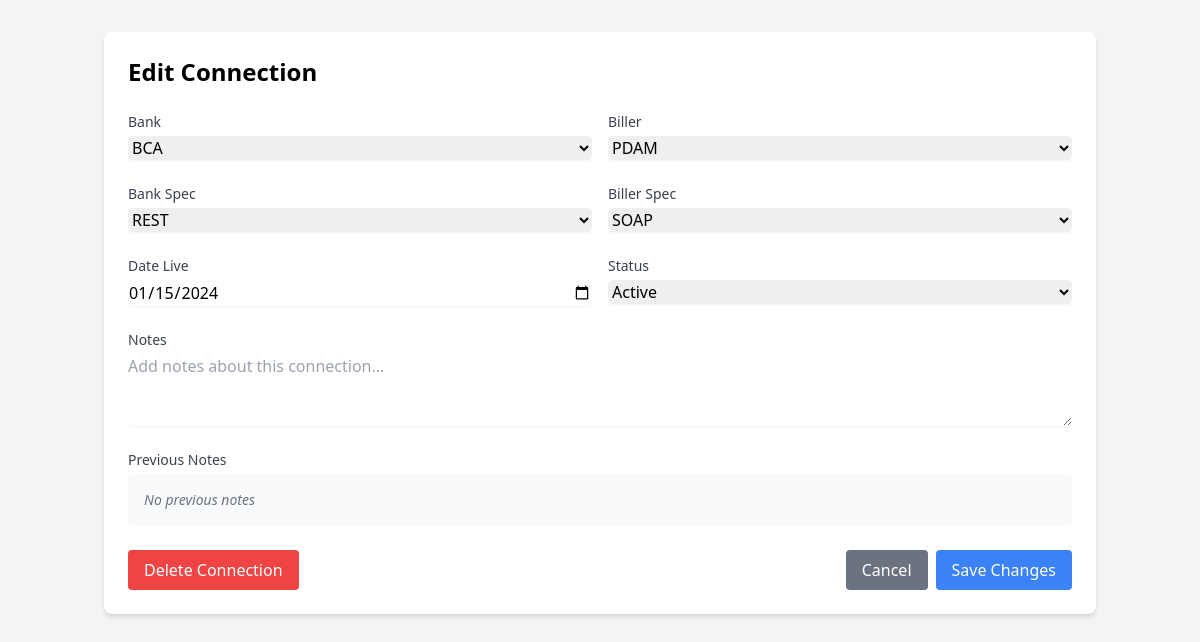
The page /edit_connection.php?id=1 (signed in) on the database its author committed.
### tables this page shows
CREATE TABLE `prima_data` (
    `id` int(11) NOT NULL AUTO_INCREMENT,
    `bank_id` int(11) NOT NULL,
    `biller_id` int(11) NOT NULL,
    `bank_spec_id` int(11) NOT NULL,
    `biller_spec_id` int(11) NOT NULL,
    `date_live` date NOT NULL,
    `status` enum('active','inactive') NOT NULL DEFAULT 'active',
    `notes` TEXT DEFAULT NULL,
    `created_by` INT NOT NULL,
    `updated_by` INT NOT NULL,
    `created_at` TIMESTAMP DEFAULT CURRENT_TIMESTAMP,
    `updated_at` TIMESTAMP DEFAULT CURRENT_TIMESTAMP ON UPDATE CURRENT_TIMESTAMP,
    PRIMARY KEY (`id`),
    FOREIGN KEY (bank_id) REFERENCES banks(id),
    FOREIGN KEY (biller_id) REFERENCES billers(id),
    FOREIGN KEY (bank_spec_id) REFERENCES specs(id),
    FOREIGN KEY (biller_spec_id) REFERENCES specs(id),
    FOREIGN KEY (created_by) REFERENCES users(id),
    FOREIGN KEY (updated_by) REFERENCES users(id)
);

CREATE TABLE `banks` (
    `id` int(11) NOT NULL AUTO_INCREMENT,
    `name` varchar(255) NOT NULL,
    `spec_id` INT NOT NULL,
    `created_by` INT NOT NULL,
    `created_at` TIMESTAMP DEFAULT CURRENT_TIMESTAMP,
    PRIMARY KEY (`id`),
    FOREIGN KEY (spec_id) REFERENCES specs(id),
    FOREIGN KEY (created_by) REFERENCES users(id)
);

CREATE TABLE `billers` (
    `id` int(11) NOT NULL AUTO_INCREMENT,
    `name` varchar(255) NOT NULL,
    `spec_id` INT NOT NULL,
    `created_by` INT NOT NULL,
    `created_at` TIMESTAMP DEFAULT CURRENT_TIMESTAMP,
    PRIMARY KEY (`id`),
    FOREIGN KEY (spec_id) REFERENCES specs(id),
    FOREIGN KEY (created_by) REFERENCES users(id)
);

CREATE TABLE `specs` (
    `id` int(11) NOT NULL AUTO_INCREMENT,
    `name` varchar(255) NOT NULL,
    `created_by` INT NOT NULL,
    `created_at` TIMESTAMP DEFAULT CURRENT_TIMESTAMP,
    PRIMARY KEY (`id`),
    FOREIGN KEY (created_by) REFERENCES users(id)
);

### public/edit_connection.php (the view, shortened to what this page needs)
<?php
$database = new Database();
$pdo = $database->getConnection();
$id = $_GET['id'] ?? 0;
$stmt = $pdo->prepare("SELECT pd.*,
    b.name as bank_name,
    bl.name as biller_name,
    bs.name as bank_spec_name,
    bls.name as biller_spec_name
    FROM prima_data pd
    LEFT JOIN banks b ON pd.bank_id = b.id
    LEFT JOIN billers bl ON pd.biller_id = bl.id
    LEFT JOIN specs bs ON pd.bank_spec_id = bs.id
    LEFT JOIN specs bls ON pd.biller_spec_id = bls.id
    WHERE pd.id = ?");
$stmt->execute([$id]);
$connection = $stmt->fetch(PDO::FETCH_ASSOC);
$banks = $pdo->query("SELECT * FROM banks ORDER BY name")->fetchAll(PDO::FETCH_ASSOC);
$billers = $pdo->query("SELECT * FROM billers ORDER BY name")->fetchAll(PDO::FETCH_ASSOC);
$specs = $pdo->query("SELECT * FROM specs ORDER BY name")->fetchAll(PDO::FETCH_ASSOC);
?>
<!DOCTYPE html>
<html lang="en">
<head>
    <link href="https://cdn.jsdelivr.net/npm/tailwindcss@2.2.19/dist/tailwind.min.css" rel="stylesheet">
</head>
<body class="bg-gray-100">
    <div class="container mx-auto px-4 py-8">
        <div class="bg-white rounded-lg shadow-md p-6">
            <h2 class="text-2xl font-bold mb-6">Edit Connection</h2>
            <form id="editConnectionForm" method="POST" class="space-y-6">
                <div class="grid grid-cols-2 gap-4">
                    <div>
                        <label class="block text-sm font-medium text-gray-700">Bank</label>
                        <select name="bank_id"
                                id="bank_id"
                                onchange="fetchBankSpecs(this.value)"
                                class="mt-1 block w-full rounded-md border-gray-300 shadow-sm"
                                required>
                            <?php foreach ($banks as $bank): ?>
                                <option value="<?php echo $bank['id']; ?>"
                                    <?php echo $bank['id'] == $connection['bank_id'] ? 'selected' : ''; ?>>
                                    <?php echo htmlspecialchars($bank['name']); ?>
                                </option>
                            <?php endforeach; ?>
                        </select>
                    </div>
                    <div>
                        <label class="block text-sm font-medium text-gray-700">Biller</label>
                        <select name="biller_id"
                                id="biller_id"
                                onchange="fetchBillerSpecs(this.value)"
                                class="mt-1 block w-full rounded-md border-gray-300 shadow-sm"
                                required>
                            <?php foreach ($billers as $biller): ?>
                                <option value="<?php echo $biller['id']; ?>"
                                    <?php echo $biller['id'] == $connection['biller_id'] ? 'selected' : ''; ?>>
                                    <?php echo htmlspecialchars($biller['name']); ?>
                                </option>
                            <?php endforeach; ?>
                        </select>
                    </div>
                </div>
                <div class="grid grid-cols-2 gap-4">
                    <div>
                        <label class="block text-sm font-medium text-gray-700">Bank Spec</label>
                        <select name="bank_spec_id" id="bank_spec_id"
                                class="mt-1 block w-full rounded-md border-gray-300 shadow-sm" required>
                            <?php foreach ($specs as $spec): ?>
                                <option value="<?php echo $spec['id']; ?>"
                                    <?php echo $spec['id'] == $connection['bank_spec_id'] ? 'selected' : ''; ?>>
                                    <?php echo htmlspecialchars($spec['name']); ?>
                                </option>
                            <?php endforeach; ?>
                        </select>
                    </div>
                    <div>
                        <label class="block text-sm font-medium text-gray-700">Biller Spec</label>
                        <select name="biller_spec_id" id="biller_spec_id"
                                class="mt-1 block w-full rounded-md border-gray-300 shadow-sm" required>
                            <?php foreach ($specs as $spec): ?>
                                <option value="<?php echo $spec['id']; ?>"
                                    <?php echo $spec['id'] == $connection['biller_spec_id'] ? 'selected' : ''; ?>>
                                    <?php echo htmlspecialchars($spec['name']); ?>
                                </option>
                            <?php endforeach; ?>
                        </select>
                    </div>
                </div>
                <div class="grid grid-cols-2 gap-4">
                    <div>
                        <label class="block text-sm font-medium text-gray-700">Date Live</label>
                        <input type="date" name="date_live" value="<?php echo $connection['date_live']; ?>"
                            class="mt-1 block w-full rounded-md border-gray-300 shadow-sm" required>
                    </div>
                    <div>
                        <label class="block text-sm font-medium text-gray-700">Status</label>
                        <select name="status" class="mt-1 block w-full rounded-md border-gray-300 shadow-sm" required>
                            <option value="active" <?php echo $connection['status'] == 'active' ? 'selected' : ''; ?>>Active</option>
                        </select>
                    </div>
                </div>
                <div>
                    <label class="block text-sm font-medium text-gray-700">Notes</label>
                    <textarea name="notes" id="notesInput" rows="3"
                        class="mt-1 block w-full rounded-md border-gray-300 shadow-sm"
                        placeholder="Add notes about this connection..."></textarea>
                </div>
                <div class="mt-4">
                    <label class="block text-sm font-medium text-gray-700">Previous Notes</label>
                    <div class="mt-1 p-4 bg-gray-50 rounded-md space-y-2 max-h-40 overflow-y-auto">
                    <?php
                        $notes_sql = "SELECT al.notes, al.created_at, u.username
                                      FROM activity_logs al
                                      JOIN users u ON al.user_id = u.id
                                      WHERE al.record_id = ?
                                      AND al.table_name = 'prima_data'
                                      AND al.notes IS NOT NULL
                                      AND al.notes != 'No notes added'
                                      ORDER BY al.created_at DESC";
                        $notes_stmt = $pdo->prepare($notes_sql);
                        $notes_stmt->execute([$id]);
                        $previous_notes = $notes_stmt->fetchAll(PDO::FETCH_ASSOC);
                        if (!empty($previous_notes)):
                            foreach ($previous_notes as $note): ?>
                                <div class="text-sm border-l-4 border-blue-500 pl-3 mb-3">
                                    <p class="text-gray-700"><?php echo htmlspecialchars($note['notes']); ?></p>
                                    <p class="text-xs text-gray-500 mt-1">
                                        By <?php echo htmlspecialchars($note['username']); ?>
                                        on <?php echo date('Y-m-d H:i', strtotime($note['created_at'])); ?>
                                    </p>
                                </div>
                        <?php
                            endforeach;
                        else: ?>
                            <p class="text-gray-500 text-sm italic">No previous notes</p>
                        <?php endif; ?>
                    </div>
                </div>
                <div class="flex justify-between">
                    <button type="button" onclick="deleteConnection(<?php echo $id; ?>)"
                        class="px-4 py-2 bg-red-500 text-white rounded hover:bg-red-600">
                        Delete Connection
                    </button>
                    <div class="flex space-x-2">
                        <a href="index.php" class="px-4 py-2 bg-gray-500 text-white rounded hover:bg-gray-600">Cancel</a>
                        <button type="submit" class="px-4 py-2 bg-blue-500 text-white rounded hover:bg-blue-600">Save Changes</button>
                    </div>
                </div>
            </form>
        </div>
    </div>
</body>
</html>

### rows shown on the page
prima_data: bank_id "BCA", biller_id "PDAM", bank_spec_id "REST", biller_spec_id "SOAP", date_live "01/15/2024", status "Active"
